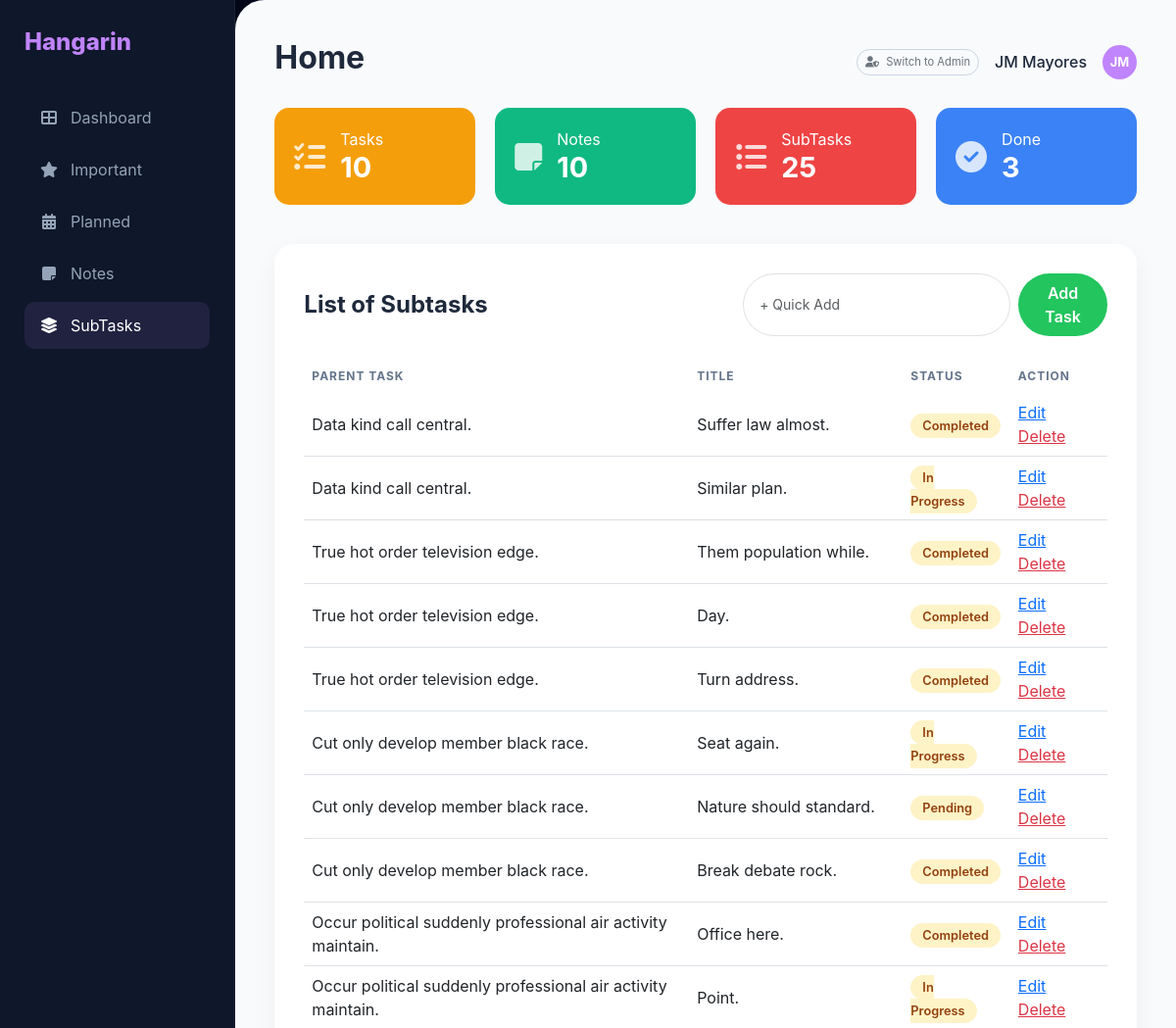
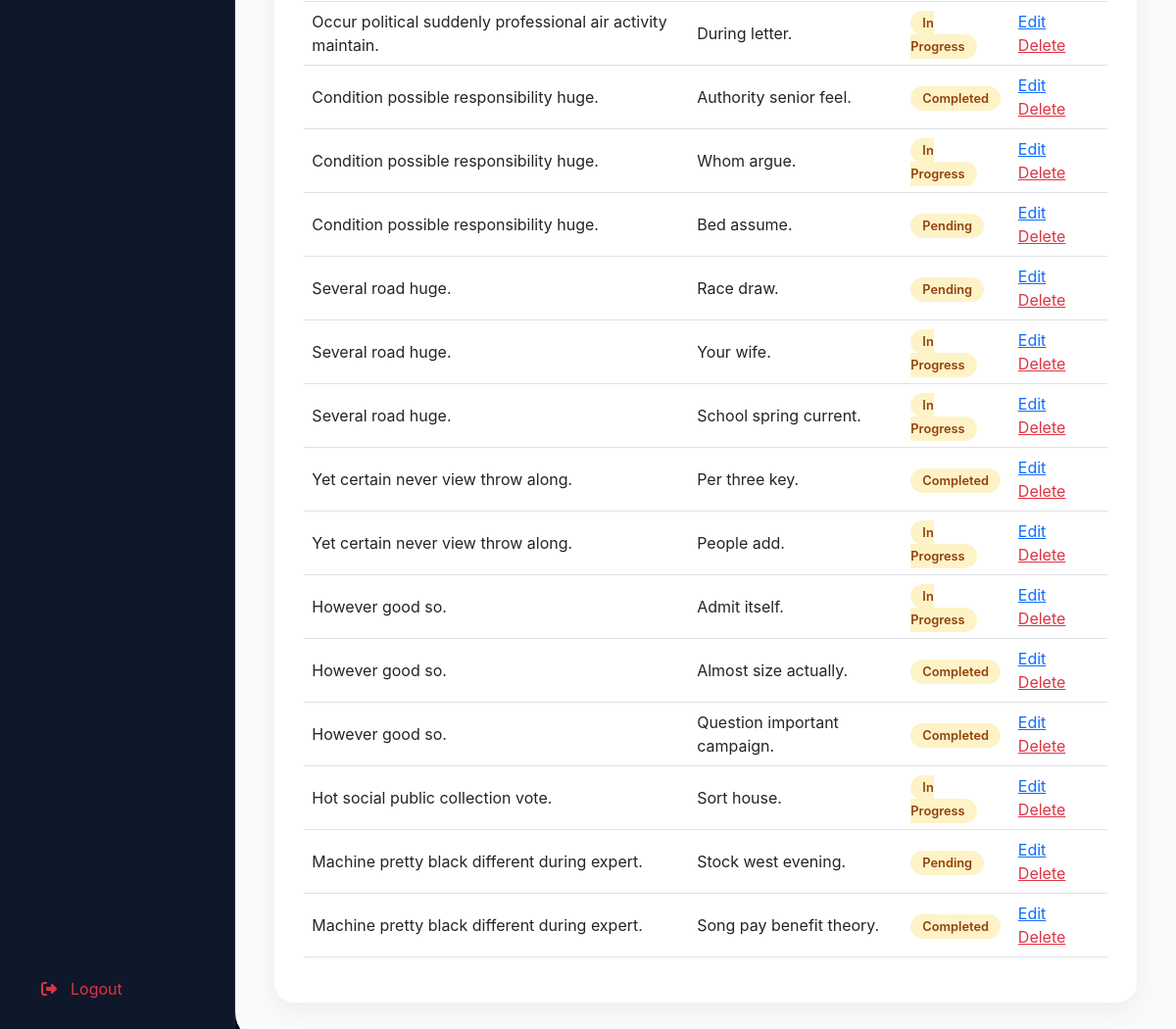
/dashboard/subtasks/, run on the app's committed database (2 pictures, top to bottom).
### hangarin/models.py (models this page shows, shortened)
class BaseModel(models.Model):
    created_at = models.DateTimeField(auto_now_add=True, db_index=True)
    updated_at = models.DateTimeField(auto_now=True)
    class Meta:
        abstract = True  # This ensures it's not created as a separate table [cite: 4431]

class SubTask(BaseModel):
    STATUS_CHOICES = [
        ("Pending", "Pending"),
        ("In Progress", "In Progress"),
        ("Completed", "Completed"),
    ]
    parent_task = models.ForeignKey(Task, on_delete=models.CASCADE)
    title = models.CharField(max_length=255)
    status = models.CharField(
        max_length=50,
        choices=STATUS_CHOICES,
        default="Pending"
    )

class Task(BaseModel):
    STATUS_CHOICES = [
        ("Pending", "Pending"),
        ("In Progress", "In Progress"),
        ("Completed", "Completed"),
    ]
    title = models.CharField(max_length=255)
    description = models.TextField()
    deadline = models.DateTimeField()
    status = models.CharField(
        max_length=50,
        choices=STATUS_CHOICES,
        default="Pending"
    )
    category = models.ForeignKey(Category, on_delete=models.CASCADE)
    priority = models.ForeignKey(Priority, on_delete=models.CASCADE)

### hangarin/views.py (the view)
# urls.py: path('dashboard/', views.dashboard, name='dashboard'),
def dashboard(request, filter_type=None):
    tasks = Task.objects.all().order_by('deadline')
    notes = Note.objects.all()
    subtasks = SubTask.objects.all()
    if filter_type == 'important':
        tasks = tasks.filter(priority__name__icontains="High")
    elif filter_type == 'planned':
        tasks = tasks.exclude(deadline__isnull=True)
    stats = {
        'total_tasks': Task.objects.count(),
        'total_notes': Note.objects.count(),
        'total_subtasks': SubTask.objects.count(),
        'completed_tasks': Task.objects.filter(status='Completed').count()
    }
    return render(request, 'hangarin/dashboard.html', {
        'tasks': tasks,
        'notes': notes,
        'subtasks': subtasks,
        'filter_type': filter_type,
        'stats': stats
    })

### hangarin/templates/hangarin/dashboard.html (shortened to what this page needs)
{% load static %}
{% load pwa %}
<!DOCTYPE html>
<html lang="en">
<head>
    <link href="https://cdn.jsdelivr.net/npm/bootstrap@5.3.0/dist/css/bootstrap.min.css" rel="stylesheet">
    <link rel="stylesheet" href="https://cdnjs.cloudflare.com/ajax/libs/font-awesome/6.4.0/css/all.min.css">
</head>
<body>
    <div class="sidebar">
        <div class="sidebar-brand">Hangarin</div>
        <a href="{% url 'dashboard' %}" class="nav-link {% if not filter_type %}active{% endif %}">
            <i class="fas fa-th-large"></i> Dashboard
        </a>
        <a href="{% url 'dashboard_filter' 'important' %}" class="nav-link {% if filter_type == 'important' %}active{% endif %}">
            <i class="fas fa-star"></i> Important
        </a>
        <a href="{% url 'dashboard_filter' 'planned' %}" class="nav-link {% if filter_type == 'planned' %}active{% endif %}">
            <i class="fas fa-calendar-alt"></i> Planned
        </a>
        <a href="{% url 'dashboard_filter' 'notes' %}" class="nav-link {% if filter_type == 'notes' %}active{% endif %}">
            <i class="fas fa-sticky-note"></i> Notes
        </a>
        <a href="{% url 'dashboard_filter' 'subtasks' %}" class="nav-link {% if filter_type == 'subtasks' %}active{% endif %}">
            <i class="fas fa-layer-group"></i> SubTasks
        </a>
        <div class="mt-auto">
            <a href="/logout" class="nav-link text-danger"><i class="fas fa-sign-out-alt"></i> Logout</a>
        </div>
    </div>
    <div class="main-wrapper">
        <div class="d-flex justify-content-between align-items-center mb-4">
            <h2 class="fw-bold">Home</h2>
            <div class="user-profile d-flex align-items-center">
                <a href="/admin/" class="btn btn-outline-secondary btn-sm rounded-pill me-3" style="font-size: 0.7rem; border-color: #cbd5e1;">
                    <i class="fas fa-user-shield me-1"></i> Switch to Admin
                </a>
                <span class="me-3 fw-medium">
                    {% if user.is_authenticated %}
                        {{ user.first_name }} {{ user.last_name|default:"JM Mayores" }}
                    {% else %}
                        JM Mayores
                    {% endif %}
                </span>
                <div class="rounded-circle d-flex align-items-center justify-content-center"
                    style="width: 35px; height: 35px; background: #c084fc; color: white; font-weight: bold; font-size: 0.8rem;">
                    JM
            </div>
</div>
        </div>
        <div class="stats-grid">
            <div class="stat-card" style="background: #f59e0b;">
                <i class="fas fa-tasks"></i>
                <div><p class="m-0">Tasks</p><h3>{{ stats.total_tasks }}</h3></div>
            </div>
            <div class="stat-card" style="background: #10b981;">
                <i class="fas fa-sticky-note"></i>
                <div><p class="m-0">Notes</p><h3>{{ stats.total_notes }}</h3></div>
            </div>
            <div class="stat-card" style="background: #ef4444;">
                <i class="fas fa-list-ul"></i>
                <div><p class="m-0">SubTasks</p><h3>{{ stats.total_subtasks }}</h3></div>
            </div>
            <div class="stat-card" style="background: #3b82f6;">
                <i class="fas fa-check-circle"></i>
                <div><p class="m-0">Done</p><h3>{{ stats.completed_tasks }}</h3></div>
            </div>
        </div>
        <div class="content-card">
            <div class="d-flex justify-content-between align-items-center mb-4">
                <h4 class="m-0 fw-bold">List of {{ filter_type|default:"Tasks"|title }}</h4>
                <form action="{% url 'add_task' %}" method="POST" class="d-flex gap-2">
                    <input type="text" name="title" class="form-control form-control-sm rounded-pill px-3" placeholder="+ Quick Add">
                    <button type="submit" class="rounded-pill-btn">Add Task</button>
                </form>
            </div>
            <div class="table-responsive">
                <table class="table">
                    <thead>
                        {% if filter_type == 'notes' %}
                        <tr><th>Task</th><th>Content</th><th>Action</th></tr>
                        {% elif filter_type == 'subtasks' %}
                        <tr><th>Parent Task</th><th>Title</th><th>Status</th><th>Action</th></tr>
                        {% else %}
                        <tr><th>Title</th><th>Status</th><th>Deadline</th><th>Priority</th><th>Action</th></tr>
                        {% endif %}
                    </thead>
                    <tbody>
                        {% if filter_type == 'notes' %}
                            {% for note in notes %}
                            <tr>
                                <td>{{ note.task.title }}</td>
                                <td>{{ note.content }}</td>
                                <td><a href="#" class="text-primary me-2">Edit</a> <a href="#" class="text-danger">Delete</a></td>
                            </tr>
                            {% endfor %}
                        {% elif filter_type == 'subtasks' %}
                            {% for sub in subtasks %}
                            <tr>
                                <td>{{ sub.parent_task.title }}</td>
                                <td>{{ sub.title }}</td>
                                <td><span class="status-badge bg-pending">{{ sub.status }}</span></td>
                                <td><a href="#" class="text-primary me-2">Edit</a> <a href="#" class="text-danger">Delete</a></td>
                            </tr>
                            {% endfor %}
                        {% endif %}
                    </tbody>
                </table>
            </div>
        </div>
    </div>
</body>
</html>

### hangarin/templates/hangarin/dashboard.html (style rules this page uses)
:root { --bg-dark: #020617; --sidebar-dark: #0f172a; --accent-purple: #c084fc; --content-bg: #f8fafc; }
body { background: var(--bg-dark); font-family: 'Inter', sans-serif; margin: 0; display: flex; height: 100vh; overflow: hidden; }
.sidebar { width: 260px; background: var(--sidebar-dark); padding: 25px; display: flex; flex-direction: column; border-right: 1px solid rgba(255,255,255,0.05); }
.sidebar-brand { color: var(--accent-purple); font-size: 1.5rem; font-weight: 800; margin-bottom: 35px; }
.nav-link { color: #94a3b8; padding: 12px 15px; border-radius: 10px; margin-bottom: 5px; text-decoration: none; display: flex; align-items: center; transition: 0.3s; }
.nav-link:hover, .nav-link.active { background: rgba(192, 132, 252, 0.1); color: white; }
.nav-link i { margin-right: 12px; width: 20px; text-align: center; }
.main-wrapper { flex-grow: 1; background: var(--content-bg); overflow-y: auto; padding: 40px; color: #1e293b; border-top-left-radius: 30px; border-bottom-left-radius: 30px; }
.stats-grid { display: grid; grid-template-columns: repeat(4, 1fr); gap: 20px; margin-bottom: 40px; }
.stat-card { padding: 20px; border-radius: 15px; color: white; display: flex; align-items: center; gap: 15px; }
.stat-card i { font-size: 2rem; opacity: 0.8; }
.stat-card h3 { margin: 0; font-size: 1.8rem; font-weight: 700; }
.content-card { background: white; border-radius: 20px; box-shadow: 0 10px 25px rgba(0,0,0,0.05); padding: 30px; }
.table { vertical-align: middle; }
.table thead th { border: none; color: #64748b; text-transform: uppercase; font-size: 0.75rem; letter-spacing: 1px; }
.rounded-pill-btn { background: #22c55e; border: none; padding: 8px 20px; color: white; border-radius: 50px; font-weight: 600; }
.status-badge { padding: 5px 12px; border-radius: 50px; font-size: 0.8rem; font-weight: 600; }
.bg-pending { background: #fef3c7; color: #92400e; }

### data on the page
SubTask: parent_task "Data kind call central.", title "Suffer law almost.", status "Completed"
SubTask: parent_task "Data kind call central.", title "Similar plan.", status "In Progress"
SubTask: parent_task "True hot order television edge.", title "Them population while.", status "Completed"
SubTask: parent_task "True hot order television edge.", title "Day.", status "Completed"
SubTask: parent_task "True hot order television edge.", title "Turn address.", status "Completed"
SubTask: parent_task "Cut only develop member black race.", title "Seat again.", status "In Progress"
SubTask: parent_task "Cut only develop member black race.", title "Nature should standard.", status "Pending"
SubTask: parent_task "Cut only develop member black race.", title "Break debate rock.", status "Completed"
SubTask: parent_task "Occur political suddenly professional air activity maintain.", title "Office here.", status "Completed"
SubTask: parent_task "Occur political suddenly professional air activity maintain.", title "Point.", status "In Progress"
SubTask: parent_task "Occur political suddenly professional air activity maintain.", title "During letter.", status "In Progress"
SubTask: parent_task "Condition possible responsibility huge.", title "Authority senior feel.", status "Completed"
SubTask: parent_task "Condition possible responsibility huge.", title "Whom argue.", status "In Progress"
SubTask: parent_task "Condition possible responsibility huge.", title "Bed assume.", status "Pending"
SubTask: parent_task "Several road huge.", title "Race draw.", status "Pending"
SubTask: parent_task "Several road huge.", title "Your wife.", status "In Progress"
SubTask: parent_task "Several road huge.", title "School spring current.", status "In Progress"
SubTask: parent_task "Yet certain never view throw along.", title "Per three key.", status "Completed"
SubTask: parent_task "Yet certain never view throw along.", title "People add.", status "In Progress"
SubTask: parent_task "However good so.", title "Admit itself.", status "In Progress"
SubTask: parent_task "However good so.", title "Almost size actually.", status "Completed"
SubTask: parent_task "However good so.", title "Question important campaign.", status "Completed"
SubTask: parent_task "Hot social public collection vote.", title "Sort house.", status "In Progress"
SubTask: parent_task "Machine pretty black different during expert.", title "Stock west evening.", status "Pending"
SubTask: parent_task "Machine pretty black different during expert.", title "Song pay benefit theory.", status "Completed"

### other printed values
{{ stats.total_tasks }} "10"
{{ stats.total_notes }} "10"
{{ stats.total_subtasks }} "25"
{{ stats.completed_tasks }} "3"
{{ filter_type|default:"Tasks"|title }} "Subtasks"
